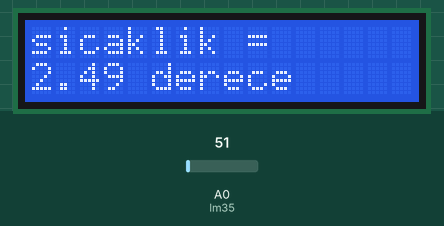
Bench run of a sketch on a simulated Arduino Uno, built with avr-gcc and run on an emulated ATmega328P. On the bench: 16×2 character LCD. The inputs (shaded band) are chosen by the test bench; at power-on: A0 (lm35) = 51.

Above: at 1.2 s.
1.3 s: A0 (lm35) set to 61
At 2.4 s:
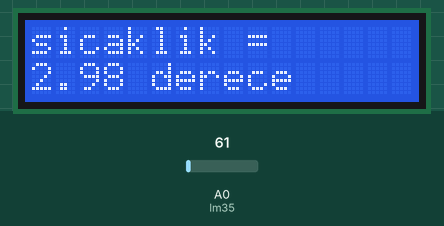
3.5 s: A0 (lm35) set to 71
At 4.5 s:
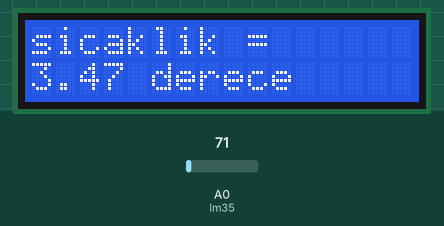
5.6 s: A0 (lm35) set to 86
At 6.6 s:
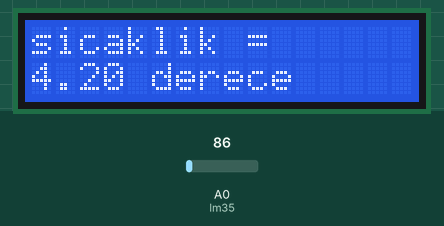
Timing chart, 0 to 8.6 s (numbered marks = the images above; inputs shaded):
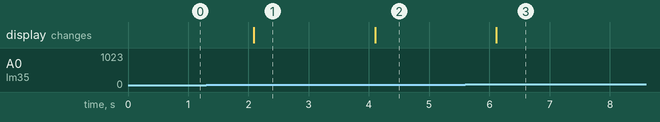

The sketch:

sketch_mar02a.ino
```cpp
const int lm35 = A0;

float voltaj_deger = 0;
float sicaklik = 0;
int gelen_veri = 0;

#include <LiquidCrystal.h>
LiquidCrystal lcd(13, 12, 5, 4, 3, 2);

void setup()
{
  lcd.begin(16, 2);
  pinMode(lm35, INPUT);
}

void loop()
{
  gelen_veri = analogRead(lm35);
  voltaj_deger = (gelen_veri / 1023.0) * 5000;
  sicaklik = voltaj_deger / 100.0;
  lcd.clear();
  lcd.home();
  lcd.print("sicaklik = ");
  lcd.setCursor(0, 1);
  lcd.print(sicaklik);
  lcd.print(" derece");
  delay(1000);

}
```

Measured:
- after the input at 1.3 s, the display: changes after 0.79 s (image 1)
- after the input at 3.5 s, the display: changes after 0.60 s (image 2)
- after the input at 5.6 s, the display: changes after 0.52 s (image 3)
